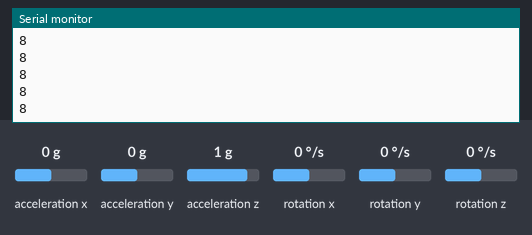
Bench run of a sketch on a simulated ESP8266 (NodeMCU). Parts: the last lines printed to the serial monitor. Wiring (inferred from the names in the program): MPU-6050 motion sensor at I2C address 0x68. The test bench sets the inputs (shaded band); at power-on: acceleration x 0 g, acceleration y 0 g, acceleration z 1 g, rotation x 0 °/s, rotation y 0 °/s, rotation z 0 °/s. WiFi joins after 1.5 s; servers stay silent unless stated; web services answer with replies made up by the test bench.

Above: at 1.7 s.
1.8 s: acceleration x set to -1.4 g
At 1.83 s:
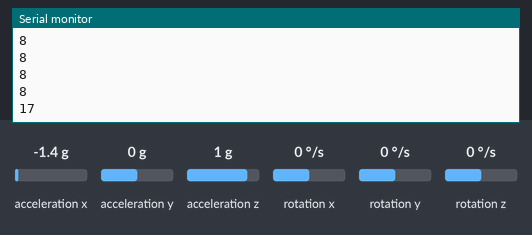
3.3 s: acceleration y set to -1.4 g
At 4.4 s:
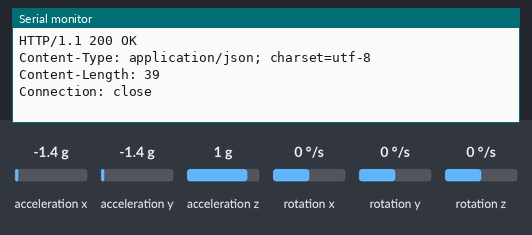
4.8 s: acceleration z set to -1.4 g
At 4.88 s:
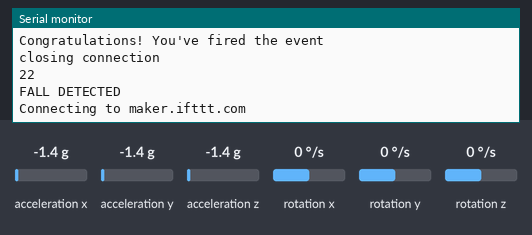
Timing chart, 0 to 7.8 s (numbered marks = the images above; inputs shaded):
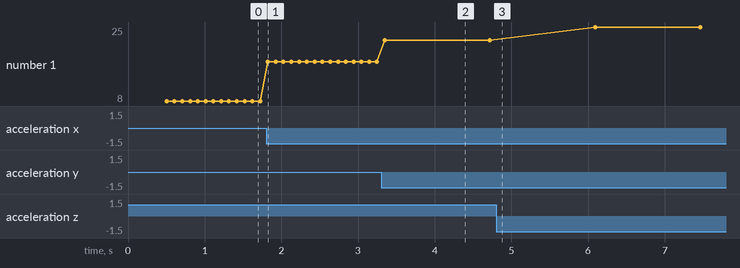

The sketch:

Getting_Fall_SMS_Via_IFTTT.ino
```cpp
#include <Wire.h>
#include <ESP8266WiFi.h>

const int MPU_addr = 0x68;  // I2C address of the MPU-6050
int16_t AcX, AcY, AcZ, Tmp;
float ax = 0, ay = 0, az = 0;

boolean fall = false;       // stores if a fall has occurred
float Threshold = 22.0; // threshold value for fall detection


// WiFi network info.
const char *ssid = "WiFi name";     // Enter your WiFi Name
const char *pass = "WiFi password"; // Enter your WiFi Password
const char *host = "maker.ifttt.com";
const char *privateKey = "Private key of the the applet you have create in IFTTT";

void send_event(const char *event);
void mpu_read();

void setup() {
  Serial.begin(115200);
  Wire.begin();
  Wire.beginTransmission(MPU_addr);
  Wire.write(0x6B);  // PWR_MGMT_1 register
  Wire.write(0);     // set to zero (wakes up the MPU-6050)
  Wire.endTransmission(true);
  Serial.println("Wrote to IMU");
  Serial.println("Connecting to ");
  Serial.println(ssid);
  WiFi.begin(ssid, pass);

  {
    delay(500);
    Serial.print("."); // print ... till not connected
  }

  Serial.println("");
  Serial.println("WiFi connected");
}

void loop() {
  mpu_read();
  ax = (AcX - 2050) / 16384.00;
  ay = (AcY - 77) / 16384.00;
  az = (AcZ - 1947) / 16384.00;

  // calculating Amplitude vector for 3 axis
  float Raw_Amp = pow(pow(ax, 2) + pow(ay, 2) + pow(az, 2), 0.5);
  int Amp = Raw_Amp * 10; // Multiplied by 10 because values are between 0 to 1
  Serial.println(Amp);

  if (Amp >= Threshold ) {
    // If amplitude exceeds threshold value
    fall = true;
    Serial.println("FALL DETECTED");
    send_event("fall_detect");
  }


  delay(100);
}

void send_event(const char *event) {
  Serial.print("Connecting to ");
  Serial.println(host);
  // Use WiFiClient class to create TCP connections
  WiFiClient client;
  const int httpPort = 80;

  if (!client.connect(host, httpPort)) {
    Serial.println("Connection failed");
    return;
  }
  // We now create a URI for the request
  String url = "/trigger/";
  url += event;
  url += "/with/key/";
  url += privateKey;
  Serial.print("Requesting URL: ");
  Serial.println(url);
  // This will send the request to the server
  client.print(String("GET ") + url + " HTTP/1.1\r\n" +
               "Host: " + host + "\r\n" +
               "Connection: close\r\n\r\n");

  while (client.connected()) {
    if (client.available()) {
      String line = client.readStringUntil('\r');
      Serial.print(line);
    } else {
      // No data yet, wait a bit
      delay(50);
    };
  }
  Serial.println();
  Serial.println("closing connection");
  client.stop();
}

void mpu_read() {
  Wire.beginTransmission(MPU_addr);
  Wire.write(0x3B); // starting with register 0x3B (ACCEL_XOUT_H)
  Wire.endTransmission(false);
  Wire.requestFrom(MPU_addr, 14, true); // request a total of 14 registers
  AcX = Wire.read() << 8 | Wire.read(); // 0x3B (ACCEL_XOUT_H) & 0x3C (ACCEL_XOUT_L)
  AcY = Wire.read() << 8 | Wire.read(); // 0x3D (ACCEL_YOUT_H) & 0x3E (ACCEL_YOUT_L)
  AcZ = Wire.read() << 8 | Wire.read(); // 0x3F (ACCEL_ZOUT_H) & 0x40 (ACCEL_ZOUT_L)
  Tmp = Wire.read() << 8 | Wire.read(); // 0x41 (TEMP_OUT_H) & 0x42 (TEMP_OUT_L)
}
```

Measured:
- after the input at 1.8 s, the serial monitor: prints a new line at once (image 1)
- after the input at 3.3 s, the serial monitor: prints a new line after 0.05 s (image 2)
- plotted number 1: 8 → 17 after the input at 1.8 s, 17 → 22 after the input at 3.3 s, 22 → 25 after the input at 4.8 s
